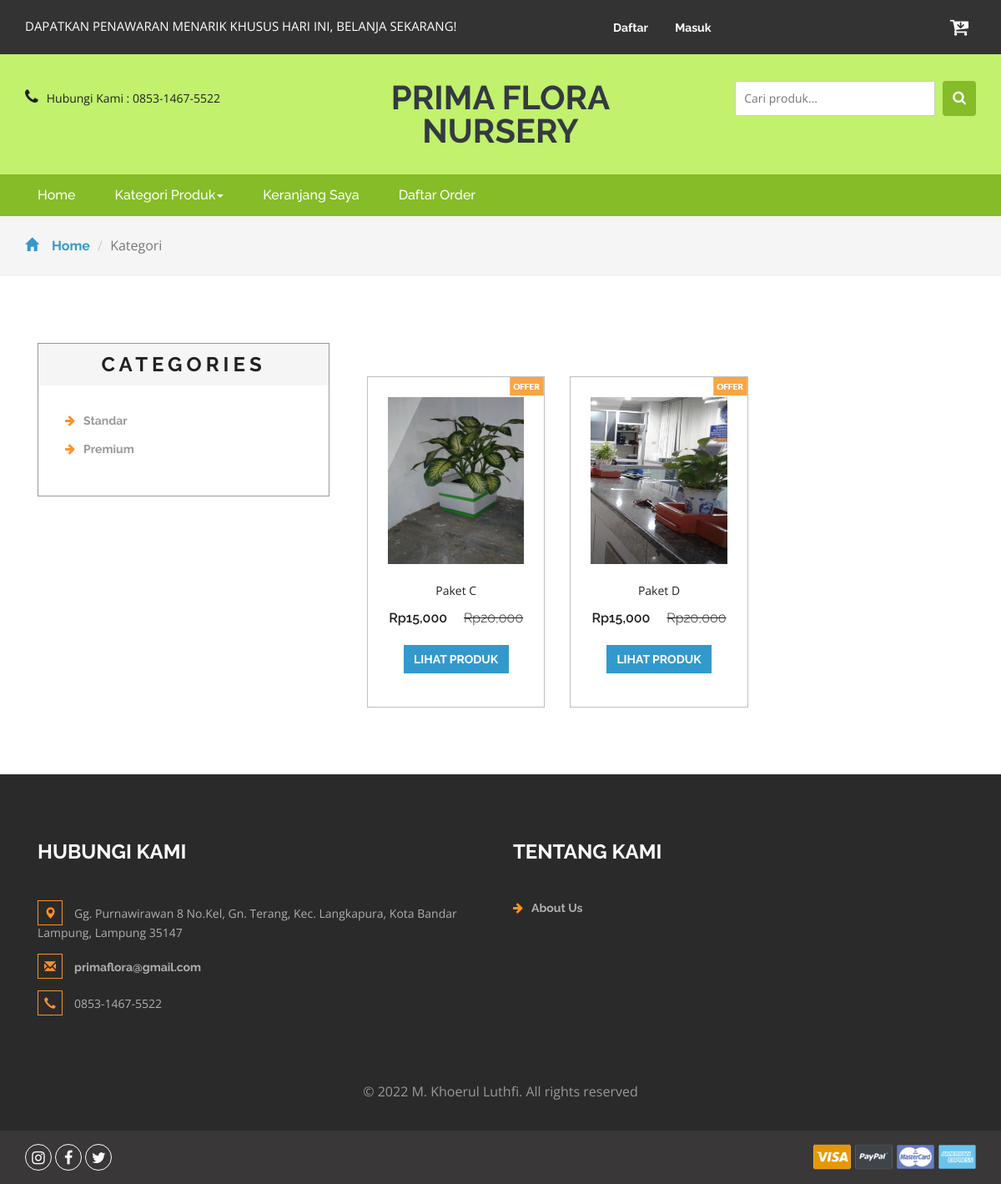
Screenshot of /kategori.php?idkategori=6 with the database file from the repository.
### tables this page shows
CREATE TABLE `kategori` (
  `idkategori` int(11) NOT NULL,
  `namakategori` varchar(20) NOT NULL,
  `tgldibuat` timestamp NOT NULL DEFAULT current_timestamp()
);

CREATE TABLE `produk` (
  `idproduk` int(11) NOT NULL,
  `idkategori` int(11) NOT NULL,
  `namaproduk` varchar(30) NOT NULL,
  `gambar` varchar(100) NOT NULL,
  `deskripsi` varchar(200) NOT NULL,
  `rate` int(11) NOT NULL,
  `hargabefore` int(11) NOT NULL,
  `hargaafter` int(11) NOT NULL,
  `tgldibuat` timestamp NOT NULL DEFAULT current_timestamp(),
  `status` varchar(15) NOT NULL
);

### kategori.php (the view, shortened to what this page needs)
<?php
include 'dbconnect.php';
$idk = $_GET['idkategori'];
?>
<!DOCTYPE html>
<html>
<head>
	<?php
	include 'page-link/link.php'
	?>
</head>
<body>
	<?php
	include 'page-header/header.php'
	?>
	<div class="bg-navbar navigation-agileits">
		<div class="container">
			<nav class="navbar navbar-default">
				<div class="collapse navbar-collapse" id="bs-megadropdown-tabs">
					<ul class="nav navbar-nav">
						<li class="active"><a href="index.php" class="act">Home</a></li>
						<li class="dropdown">
							<a href="#" class="dropdown-toggle" data-toggle="dropdown">Kategori Produk<b class="caret"></b></a>
						</li>
						<li><a href="cart.php">Keranjang Saya</a></li>
						<li><a href="daftarorder.php">Daftar Order</a></li>
					</ul>
				</div>
			</nav>
		</div>
	</div>
	<div class="breadcrumbs">
		<div class="container">
			<ol class="breadcrumb breadcrumb1 animated wow slideInLeft" data-wow-delay=".5s">
				<li><a href="index.php"><span class="glyphicon glyphicon-home" aria-hidden="true"></span>Home</a></li>
				<li class="active">Kategori</li>
			</ol>
		</div>
	</div>
	<div class="products">
		<div class="container">
			<div class="col-md-4 products-left">
				<div class="categories">
					<h2>Categories</h2>
					<ul class="cate">
						<?php
						$kat = mysqli_query($conn, "SELECT * from kategori order by idkategori ASC");
						while ($p = mysqli_fetch_array($kat)) {
						?>
							<li><a href="kategori.php?idkategori=<?php echo $p['idkategori'] ?>"><i class="fa fa-arrow-right" aria-hidden="true"></i><?php echo $p['namakategori'] ?></a></li>
						<?php
						}
						?>
					</ul>
				</div>
			</div>
			<div class="col-md-8 products-right">
				<div class="agile_top_brands_grids">
					<?php
					$brgs = mysqli_query($conn, "SELECT * from produk where idkategori='$idk' order by idproduk ASC");
					$x = mysqli_num_rows($brgs);
					if ($x > 0) {
						while ($p = mysqli_fetch_array($brgs)) {
					?>
							<div class="col-md-4 top_brand_left">
								<div class="hover14 column">
									<div class="agile_top_brand_left_grid">
										<div class="agile_top_brand_left_grid_pos">
											<img src="images/offer.png" alt=" " class="img-responsive" />
										</div>
										<div class="agile_top_brand_left_grid1">
											<figure>
												<div class="snipcart-item block">
													<div class="snipcart-thumb">
														<a href="product.php?idproduk=<?php echo $p['idproduk'] ?>"><img src="<?php echo $p['gambar'] ?>" width="200px" height="200px"></a>
														<p><?php echo $p['namaproduk'] ?></p>
														<h4>Rp<?php echo number_format($p['hargaafter']) ?> <span>Rp<?php echo number_format($p['hargabefore']) ?></span></h4>
													</div>
													<div class="snipcart-details top_brand_home_details">
														<fieldset>
															<a href="product.php?idproduk=<?php echo $p['idproduk'] ?>"><input onmouseover="this.style.backgroundColor='#85BC27'" onMouseOut="this.style.backgroundColor='#3699C9'" type="submit" class="button" value="Lihat Produk" /></a>
														</fieldset>
													</div>
												</div>
											</figure>
										</div>
									</div>
								</div>
							</div>
					<?php
						}
					} else {
						echo "Data tidak ditemukan";
					}
					?>
				</div>
			</div>
		</div>
	</div>
	<?php
	include 'page-footer/footer.php'
	?>
	<link href="css/skdslider.css" rel="stylesheet">
</body>
</html>

### css/mystyle.css (style rules this page uses)
.bg-navbar { background-color: #85BC27 !important; }

### rows the page displays
kategori: namakategori "Standar"
kategori: namakategori "Premium"
produk: gambar (picture), namaproduk "Paket C", hargaafter "15,000", hargabefore "20,000"
produk: gambar (picture), namaproduk "Paket D", hargaafter "15,000", hargabefore "20,000"
